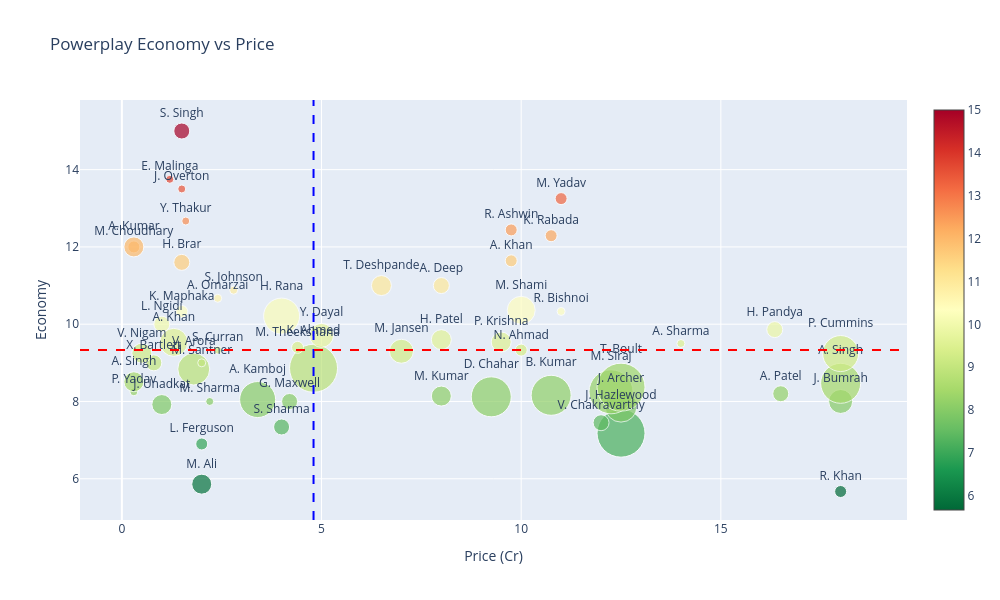

Here is the notebook cell this chart was saved with:
### Code cell
fig = go.Figure()

fig.add_trace(go.Scatter(
    x=p_scat["price"],
    y=p_scat["pp_econ"],
    mode="markers+text",
    marker=dict(
        size=p_scat["wkts"]*4+8,
        color=p_scat["pp_econ"],
        colorscale="RdYlGn_r",
        showscale=True
    ),
    text=p_scat["label"],
    textposition="top center"
))

# Quadrant lines
fig.add_vline(x=p_scat["price"].median(), line_dash="dash", line_color="blue")
fig.add_hline(y=p_scat["pp_econ"].median(), line_dash="dash", line_color="red")

fig.update_layout(
    title="Powerplay Economy vs Price",
    xaxis_title="Price (Cr)",
    yaxis_title="Economy",
    height=600, width=1000
)

fig.show()

### Figure 1 — Plotly figure (JSON) as saved in the notebook; plotly's stock layout.template omitted (floating-point values rounded to 4 significant figures)
{"data": [{"marker": {"color": [5.67, 5.86, 6.9, 7.18, 7.34, 7.45, 7.88, 7.92, 8.0, 8.0, 8.0, 8.05, 8.12, 8.14, 8.16, 8.2, 8.25, 8.25, 8.37, 8.47, 8.51, 8.84, 8.86, 9.0, 9.0, 9.24, 9.25, 9.3, 9.33, 9.33, 9.4, 9.5, 9.53, 9.54, 9.6, 9.71, 9.86, 10.0, 10.21, 10.33, 10.33, 10.36, 10.67, 10.88, 11.0, 11.0, 11.6, 11.64, 12.0, 12.0, 12.29, 12.44, 12.67, 13.25, 13.5, 13.75, 15.0], "colorscale": [[0, "rgb(0,104,55)"], [0.1, "rgb(26,152,80)"], [0.2, "rgb(102,189,99)"], [0.3, "rgb(166,217,106)"], [0.4, "rgb(217,239,139)"], [0.5, "rgb(255,255,191)"], [0.6, "rgb(254,224,139)"], [0.7, "rgb(253,174,97)"], [0.8, "rgb(244,109,67)"], [0.9, "rgb(215,48,39)"], [1, "rgb(165,0,38)"]], "showscale": true, "size": [12, 20, 12, 48, 16, 16, 32, 20, 8, 16, 24, 36, 40, 20, 40, 16, 8, 44, 48, 40, 20, 32, 48, 8, 16, 36, 20, 24, 12, 8, 12, 8, 28, 20, 20, 24, 16, 16, 36, 8, 12, 28, 8, 8, 16, 20, 16, 12, 12, 20, 12, 12, 8, 12, 8, 8, 16]}, "mode": "markers+text", "text": ["R. Khan", "M. Ali", "L. Ferguson", "J. Hazlewood", "S. Sharma", "V. Chakravarthy", "J. Archer", "J. Unadkat", "M. Sharma", "G. Maxwell", "J. Bumrah", "A. Kamboj", "D. Chahar", "M. Kumar", "B. Kumar", "A. Patel", "P. Yadav", "M. Siraj", "T. Boult", "A. Singh", "A. Singh", "V. Arora", "K. Ahmed", "M. Santner", "X. Bartlett", "P. Cummins", "V. Nigam", "M. Jansen", "N. Ahmad", "S. Curran", "M. Theekshana", "A. Sharma", "A. Khan", "P. Krishna", "H. Patel", "Y. Dayal", "H. Pandya", "L. Ngidi", "H. Rana", "R. Bishnoi", "K. Maphaka", "M. Shami", "A. Omarzai", "S. Johnson", "A. Deep", "T. Deshpande", "H. Brar", "A. Khan", "M. Choudhary", "A. Kumar", "K. Rabada", "R. Ashwin", "Y. Thakur", "M. Yadav", "J. Overton", "E. Malinga", "S. Singh"], "textposition": "top center", "type": "scatter", "x": [18.0, 2.0, 2.0, 12.5, 4.0, 12.0, 12.5, 1.0, 2.2, 4.2, 18.0, 3.4, 9.25, 8.0, 10.75, 16.5, 0.3, 12.25, 12.5, 18.0, 0.3, 1.8, 4.8, 2.0, 0.8, 18.0, 0.5, 7.0, 10.0, 2.4, 4.4, 14.0, 1.3, 9.5, 8.0, 5.0, 16.35, 1.0, 4.0, 11.0, 1.5, 10.0, 2.4, 2.8, 8.0, 6.5, 1.5, 9.75, 0.3, 0.3, 10.75, 9.75, 1.6, 11.0, 1.5, 1.2, 1.5], "y": [5.67, 5.86, 6.9, 7.18, 7.34, 7.45, 7.88, 7.92, 8.0, 8.0, 8.0, 8.05, 8.12, 8.14, 8.16, 8.2, 8.25, 8.25, 8.37, 8.47, 8.51, 8.84, 8.86, 9.0, 9.0, 9.24, 9.25, 9.3, 9.33, 9.33, 9.4, 9.5, 9.53, 9.54, 9.6, 9.71, 9.86, 10.0, 10.21, 10.33, 10.33, 10.36, 10.67, 10.88, 11.0, 11.0, 11.6, 11.64, 12.0, 12.0, 12.29, 12.44, 12.67, 13.25, 13.5, 13.75, 15.0]}], "layout": {"height": 600, "shapes": [{"line": {"color": "blue", "dash": "dash"}, "type": "line", "x0": 4.8, "x1": 4.8, "xref": "x", "y0": 0, "y1": 1, "yref": "y domain"}, {"line": {"color": "red", "dash": "dash"}, "type": "line", "x0": 0, "x1": 1, "xref": "x domain", "y0": 9.33, "y1": 9.33, "yref": "y"}], "title": {"text": "Powerplay Economy vs Price"}, "width": 1000, "xaxis": {"title": {"text": "Price (Cr)"}}, "yaxis": {"title": {"text": "Economy"}}}}
